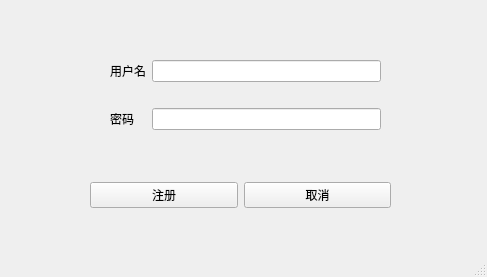
<?xml version="1.0" encoding="UTF-8"?>
<ui version="4.0">
 <class>Register</class>
 <widget class="QMainWindow" name="Register">
  <property name="geometry">
   <rect>
    <x>0</x>
    <y>0</y>
    <width>487</width>
    <height>277</height>
   </rect>
  </property>
  <property name="windowTitle">
   <string>注册你的账号</string>
  </property>
  <widget class="QWidget" name="centralwidget">
   <widget class="QWidget" name="horizontalLayoutWidget">
    <property name="geometry">
     <rect>
      <x>90</x>
      <y>170</y>
      <width>301</width>
      <height>51</height>
     </rect>
    </property>
    <layout class="QHBoxLayout" name="horizontalLayout">
     <item>
      <widget class="QPushButton" name="pushButton">
       <property name="text">
        <string>注册</string>
       </property>
      </widget>
     </item>
     <item>
      <widget class="QPushButton" name="pushButton_2">
       <property name="text">
        <string>取消</string>
       </property>
      </widget>
     </item>
    </layout>
   </widget>
   <widget class="QWidget" name="gridLayoutWidget">
    <property name="geometry">
     <rect>
      <x>110</x>
      <y>40</y>
      <width>271</width>
      <height>111</height>
     </rect>
    </property>
    <layout class="QGridLayout" name="gridLayout">
     <item row="0" column="0">
      <widget class="QLabel" name="label">
       <property name="text">
        <string>用户名</string>
       </property>
      </widget>
     </item>
     <item row="0" column="1">
      <widget class="QLineEdit" name="UsrEdit"/>
     </item>
     <item row="1" column="0">
      <widget class="QLabel" name="label_2">
       <property name="text">
        <string>密码</string>
       </property>
      </widget>
     </item>
     <item row="1" column="1">
      <widget class="QLineEdit" name="PwdEdit"/>
     </item>
    </layout>
   </widget>
  </widget>
  <widget class="QStatusBar" name="statusbar"/>
 </widget>
 <resources/>
 <connections>
  <connection>
   <sender>pushButton_2</sender>
   <signal>clicked()</signal>
   <receiver>Register</receiver>
   <slot>close()</slot>
   <hints>
    <hint type="sourcelabel">
     <x>372</x>
     <y>195</y>
    </hint>
    <hint type="destinationlabel">
     <x>505</x>
     <y>200</y>
    </hint>
   </hints>
  </connection>
 </connections>
</ui>
